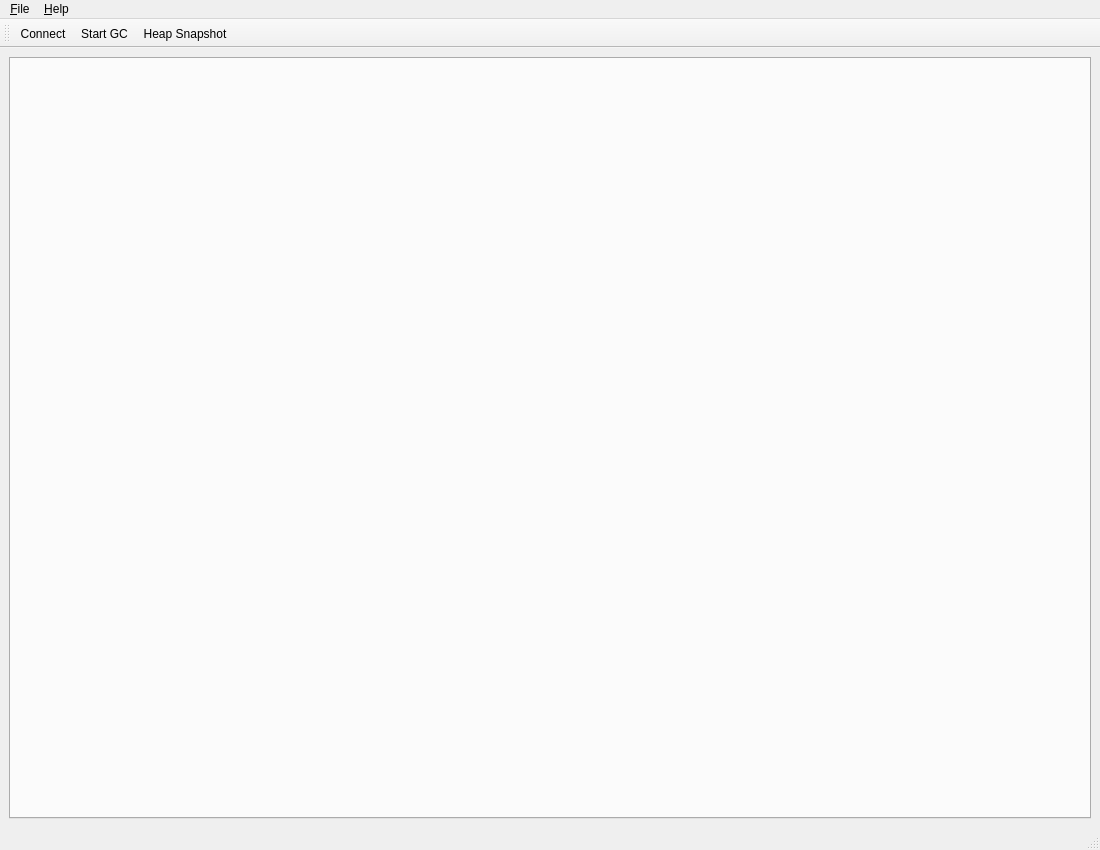
<?xml version="1.0" encoding="UTF-8"?>
<ui version="4.0">
 <class>RbkitMainWindow</class>
 <widget class="QMainWindow" name="RbkitMainWindow">
  <property name="geometry">
   <rect>
    <x>0</x>
    <y>0</y>
    <width>1100</width>
    <height>850</height>
   </rect>
  </property>
  <property name="minimumSize">
   <size>
    <width>850</width>
    <height>850</height>
   </size>
  </property>
  <property name="windowTitle">
   <string>Rbkit - A Ruby Profiler</string>
  </property>
  <widget class="QWidget" name="centralwidget">
   <layout class="QHBoxLayout" name="horizontalLayout">
    <item>
     <widget class="QTabWidget" name="chartingTab">
      <property name="tabPosition">
       <enum>QTabWidget::North</enum>
      </property>
      <property name="currentIndex">
       <number>-1</number>
      </property>
      <property name="tabsClosable">
       <bool>true</bool>
      </property>
     </widget>
    </item>
   </layout>
  </widget>
  <widget class="QMenuBar" name="menubar">
   <property name="geometry">
    <rect>
     <x>0</x>
     <y>0</y>
     <width>1100</width>
     <height>22</height>
    </rect>
   </property>
   <widget class="QMenu" name="menu_File">
    <property name="title">
     <string>&amp;File</string>
    </property>
    <addaction name="action_Connect"/>
    <addaction name="action_Trigger_GC"/>
    <addaction name="action_Quit"/>
   </widget>
   <widget class="QMenu" name="menu_Help">
    <property name="title">
     <string>&amp;Help</string>
    </property>
    <addaction name="action_About_Rbkit"/>
   </widget>
   <addaction name="menu_File"/>
   <addaction name="menu_Help"/>
  </widget>
  <widget class="QStatusBar" name="statusbar"/>
  <widget class="QToolBar" name="toolBar">
   <property name="windowTitle">
    <string>toolBar</string>
   </property>
   <attribute name="toolBarArea">
    <enum>TopToolBarArea</enum>
   </attribute>
   <attribute name="toolBarBreak">
    <bool>false</bool>
   </attribute>
   <addaction name="action_Connect"/>
   <addaction name="action_Trigger_GC"/>
   <addaction name="actionHeap_Snapshot"/>
  </widget>
  <action name="action_Connect">
   <property name="text">
    <string>&amp;Connect</string>
   </property>
  </action>
  <action name="action_Quit">
   <property name="text">
    <string>&amp;Quit</string>
   </property>
  </action>
  <action name="action_About_Rbkit">
   <property name="text">
    <string>&amp;About Rbkit</string>
   </property>
  </action>
  <action name="action_Trigger_GC">
   <property name="text">
    <string>&amp;Start GC</string>
   </property>
  </action>
  <action name="actionHeap_Snapshot">
   <property name="text">
    <string>Heap Snapshot</string>
   </property>
   <property name="toolTip">
    <string>Record heapsnapshot</string>
   </property>
  </action>
 </widget>
 <resources/>
 <connections/>
</ui>
